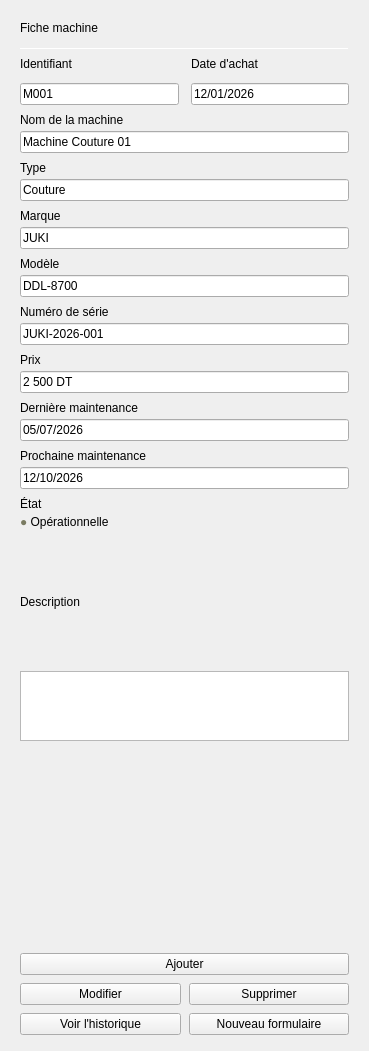
                 <widget class="QWidget" name="frameFiche">
                  <property name="geometry">
                   <rect>
                    <x>0</x>
                    <y>0</y>
                    <width>369</width>
                    <height>1051</height>
                   </rect>
                  </property>
                  <property name="minimumSize">
                   <size>
                    <width>340</width>
                    <height>0</height>
                   </size>
                  </property>
                  <layout class="QVBoxLayout" name="layoutFiche">
                   <property name="spacing">
                    <number>8</number>
                   </property>
                   <property name="leftMargin">
                    <number>20</number>
                   </property>
                   <property name="topMargin">
                    <number>16</number>
                   </property>
                   <property name="rightMargin">
                    <number>20</number>
                   </property>
                   <property name="bottomMargin">
                    <number>16</number>
                   </property>
                   <item>
                    <layout class="QHBoxLayout" name="layoutTitreFiche">
                     <property name="spacing">
                      <number>8</number>
                     </property>
                     <item>
                      <widget class="QLabel" name="labelTitreFiche">
                       <property name="text">
                        <string>Fiche machine</string>
                       </property>
                       <property name="role" stdset="0">
                        <cstring>h2</cstring>
                       </property>
                      </widget>
                     </item>
                     <item>
                      <spacer name="spacerTitreFiche">
                       <property name="orientation">
                        <enum>Qt::Orientation::Horizontal</enum>
                       </property>
                       <property name="sizeType">
                        <enum>QSizePolicy::Policy::Expanding</enum>
                       </property>
                       <property name="sizeHint" stdset="0">
                        <size>
                         <width>0</width>
                         <height>0</height>
                        </size>
                       </property>
                      </spacer>
                     </item>
                     <item>
                      <widget class="QLabel" name="labelIconeFiche">
                       <property name="minimumSize">
                        <size>
                         <width>24</width>
                         <height>24</height>
                        </size>
                       </property>
                       <property name="maximumSize">
                        <size>
                         <width>24</width>
                         <height>24</height>
                        </size>
                       </property>
                       <property name="pixmap">
                        <pixmap resource="resources.qrc">:/images/logo_mesura.png</pixmap>
                       </property>
                       <property name="scaledContents">
                        <bool>true</bool>
                       </property>
                      </widget>
                     </item>
                    </layout>
                   </item>
                   <item>
                    <widget class="QFrame" name="lineFiche1">
                     <property name="minimumSize">
                      <size>
                       <width>0</width>
                       <height>1</height>
                      </size>
                     </property>
                     <property name="maximumSize">
                      <size>
                       <width>16777215</width>
                       <height>1</height>
                      </size>
                     </property>
                     <property name="frameShape">
                      <enum>QFrame::Shape::HLine</enum>
                     </property>
                     <property name="frameShadow">
                      <enum>QFrame::Shadow::Sunken</enum>
                     </property>
                    </widget>
                   </item>
                   <item>
                    <layout class="QGridLayout" name="gridChampEntete">
                     <property name="leftMargin">
                      <number>0</number>
                     </property>
                     <property name="topMargin">
                      <number>0</number>
                     </property>
                     <property name="rightMargin">
                      <number>0</number>
                     </property>
                     <property name="bottomMargin">
                      <number>0</number>
                     </property>
                     <property name="spacing">
                      <number>12</number>
                     </property>
                     <item row="0" column="0">
                      <widget class="QLabel" name="labelIdentifiant">
                       <property name="text">
                        <string>Identifiant</string>
                       </property>
                       <property name="role" stdset="0">
                        <cstring>labelchamp</cstring>
                       </property>
                      </widget>
                     </item>
                     <item row="0" column="1">
                      <widget class="QLabel" name="labelDateAchat">
                       <property name="text">
                        <string>Date d'achat</string>
                       </property>
                       <property name="role" stdset="0">
                        <cstring>labelchamp</cstring>
                       </property>
                      </widget>
                     </item>
                     <item row="1" column="0">
                      <widget class="QLineEdit" name="lineEditIdentifiant">
                       <property name="text">
                        <string>M001</string>
                       </property>
                       <property name="readOnly">
                        <bool>true</bool>
                       </property>
                      </widget>
                     </item>
                     <item row="1" column="1">
                      <widget class="QLineEdit" name="lineEditDateAchat">
                       <property name="text">
                        <string>12/01/2026</string>
                       </property>
                       <property name="readOnly">
                        <bool>true</bool>
                       </property>
                      </widget>
                     </item>
                    </layout>
                   </item>
                   <item>
                    <layout class="QVBoxLayout" name="layoutChampNom">
                     <property name="spacing">
                      <number>4</number>
                     </property>
                     <item>
                      <widget class="QLabel" name="labelNom">
                       <property name="text">
                        <string>Nom de la machine</string>
                       </property>
                       <property name="role" stdset="0">
                        <cstring>labelchamp</cstring>
                       </property>
                      </widget>
                     </item>
                     <item>
                      <widget class="QLineEdit" name="lineEditNom">
                       <property name="text">
                        <string>Machine Couture 01</string>
                       </property>
                       <property name="readOnly">
                        <bool>true</bool>
                       </property>
                       <property name="role" stdset="0">
                        <cstring>lecture</cstring>
                       </property>
                      </widget>
                     </item>
                    </layout>
                   </item>
                   <item>
                    <layout class="QVBoxLayout" name="layoutChampType">
                     <property name="spacing">
                      <number>4</number>
                     </property>
                     <item>
                      <widget class="QLabel" name="labelType">
                       <property name="text">
                        <string>Type</string>
                       </property>
                       <property name="role" stdset="0">
                        <cstring>labelchamp</cstring>
                       </property>
                      </widget>
                     </item>
                     <item>
                      <widget class="QLineEdit" name="lineEditType">
                       <property name="text">
                        <string>Couture</string>
                       </property>
                       <property name="readOnly">
                        <bool>true</bool>
                       </property>
                       <property name="role" stdset="0">
                        <cstring>lecture</cstring>
                       </property>
                      </widget>
                     </item>
                    </layout>
                   </item>
                   <item>
                    <layout class="QVBoxLayout" name="layoutChampMarque">
                     <property name="spacing">
                      <number>4</number>
                     </property>
                     <item>
                      <widget class="QLabel" name="labelMarque">
                       <property name="text">
                        <string>Marque</string>
                       </property>
                       <property name="role" stdset="0">
                        <cstring>labelchamp</cstring>
                       </property>
                      </widget>
                     </item>
                     <item>
                      <widget class="QLineEdit" name="lineEditMarque">
                       <property name="text">
                        <string>JUKI</string>
                       </property>
                       <property name="readOnly">
                        <bool>true</bool>
                       </property>
                       <property name="role" stdset="0">
                        <cstring>lecture</cstring>
                       </property>
                      </widget>
                     </item>
                    </layout>
                   </item>
                   <item>
                    <layout class="QVBoxLayout" name="layoutChampModele">
                     <property name="spacing">
                      <number>4</number>
                     </property>
                     <item>
                      <widget class="QLabel" name="labelModele">
                       <property name="text">
                        <string>Modèle</string>
                       </property>
                       <property name="role" stdset="0">
                        <cstring>labelchamp</cstring>
                       </property>
                      </widget>
                     </item>
                     <item>
                      <widget class="QLineEdit" name="lineEditModele">
                       <property name="text">
                        <string>DDL-8700</string>
                       </property>
                       <property name="readOnly">
                        <bool>true</bool>
                       </property>
                       <property name="role" stdset="0">
                        <cstring>lecture</cstring>
                       </property>
                      </widget>
                     </item>
                    </layout>
                   </item>
                   <item>
                    <layout class="QVBoxLayout" name="layoutChampNumSerie">
                     <property name="spacing">
                      <number>4</number>
                     </property>
                     <item>
                      <widget class="QLabel" name="labelNumSerie">
                       <property name="text">
                        <string>Numéro de série</string>
                       </property>
                       <property name="role" stdset="0">
                        <cstring>labelchamp</cstring>
                       </property>
                      </widget>
                     </item>
                     <item>
                      <widget class="QLineEdit" name="lineEditNumSerie">
                       <property name="text">
                        <string>JUKI-2026-001</string>
                       </property>
                       <property name="readOnly">
                        <bool>true</bool>
                       </property>
                       <property name="role" stdset="0">
                        <cstring>lecture</cstring>
                       </property>
                      </widget>
                     </item>
                    </layout>
                   </item>
                   <item>
                    <layout class="QVBoxLayout" name="layoutChampPrix">
                     <property name="spacing">
                      <number>4</number>
                     </property>
                     <item>
                      <widget class="QLabel" name="labelPrix">
                       <property name="text">
                        <string>Prix</string>
                       </property>
                       <property name="role" stdset="0">
                        <cstring>labelchamp</cstring>
                       </property>
                      </widget>
                     </item>
                     <item>
                      <widget class="QLineEdit" name="lineEditPrix">
                       <property name="text">
                        <string>2 500 DT</string>
                       </property>
                       <property name="readOnly">
                        <bool>true</bool>
                       </property>
                       <property name="role" stdset="0">
                        <cstring>lecture</cstring>
                       </property>
                      </widget>
                     </item>
                    </layout>
                   </item>
                   <item>
                    <layout class="QVBoxLayout" name="layoutChampDerniere">
                     <property name="spacing">
                      <number>4</number>
                     </property>
                     <item>
                      <widget class="QLabel" name="labelDerniere">
                       <property name="text">
                        <string>Dernière maintenance</string>
                       </property>
                       <property name="role" stdset="0">
                        <cstring>labelchamp</cstring>
                       </property>
                      </widget>
                     </item>
                     <item>
                      <widget class="QLineEdit" name="lineEditDerniere">
                       <property name="text">
                        <string>05/07/2026</string>
                       </property>
                       <property name="readOnly">
                        <bool>true</bool>
                       </property>
                       <property name="role" stdset="0">
                        <cstring>lecture</cstring>
                       </property>
                      </widget>
                     </item>
                    </layout>
                   </item>
                   <item>
                    <layout class="QVBoxLayout" name="layoutChampProchaine">
                     <property name="spacing">
                      <number>4</number>
                     </property>
                     <item>
                      <widget class="QLabel" name="labelProchaine">
                       <property name="text">
                        <string>Prochaine maintenance</string>
                       </property>
                       <property name="role" stdset="0">
                        <cstring>labelchamp</cstring>
                       </property>
                      </widget>
                     </item>
                     <item>
                      <widget class="QLineEdit" name="lineEditProchaine">
                       <property name="text">
                        <string>12/10/2026</string>
                       </property>
                       <property name="readOnly">
                        <bool>true</bool>
                       </property>
                       <property name="role" stdset="0">
                        <cstring>lecture</cstring>
                       </property>
                      </widget>
                     </item>
                    </layout>
                   </item>
                   <item>
                    <layout class="QVBoxLayout" name="layoutEtat">
                     <property name="spacing">
                      <number>4</number>
                     </property>
                     <item>
                      <widget class="QLabel" name="labelEtat">
                       <property name="text">
                        <string>État</string>
                       </property>
                       <property name="role" stdset="0">
                        <cstring>labelchamp</cstring>
                       </property>
                      </widget>
                     </item>
                     <item>
                      <widget class="QLabel" name="labelEtatValeur">
                       <property name="text">
                        <string>&lt;font color=&quot;#7A7B62&quot;&gt;●&lt;/font&gt;  Opérationnelle</string>
                       </property>
                       <property name="role" stdset="0">
                        <cstring>ficheValeur</cstring>
                       </property>
                      </widget>
                     </item>
                    </layout>
                   </item>
                   <item>
                    <layout class="QVBoxLayout" name="layoutDescription">
                     <property name="spacing">
                      <number>4</number>
                     </property>
                     <item>
                      <widget class="QLabel" name="labelDescription">
                       <property name="text">
                        <string>Description</string>
                       </property>
                       <property name="role" stdset="0">
                        <cstring>labelchamp</cstring>
                       </property>
                      </widget>
                     </item>
                     <item>
                      <widget class="QTextEdit" name="textEditDescription">
                       <property name="minimumSize">
                        <size>
                         <width>0</width>
                         <height>56</height>
                        </size>
                       </property>
                       <property name="maximumSize">
                        <size>
                         <width>16777215</width>
                         <height>70</height>
                        </size>
                       </property>
                       <property name="readOnly">
                        <bool>true</bool>
                       </property>
                       <property name="text" stdset="0">
                        <string>Machine principale de l'atelier, utilisée pour tous les montages de base.</string>
                       </property>
                      </widget>
                     </item>
                    </layout>
                   </item>
                   <item>
                    <spacer name="spacerFiche">
                     <property name="orientation">
                      <enum>Qt::Orientation::Vertical</enum>
                     </property>
                     <property name="sizeType">
                      <enum>QSizePolicy::Policy::Expanding</enum>
                     </property>
                     <property name="sizeHint" stdset="0">
                      <size>
                       <width>0</width>
                       <height>0</height>
                      </size>
                     </property>
                    </spacer>
                   </item>
                   <item>
                    <widget class="QPushButton" name="btnAjouter">
                     <property name="sizePolicy">
                      <sizepolicy hsizetype="Expanding" vsizetype="Fixed">
                       <horstretch>0</horstretch>
                       <verstretch>0</verstretch>
                      </sizepolicy>
                     </property>
                     <property name="cursor">
                      <cursorShape>PointingHandCursor</cursorShape>
                     </property>
                     <property name="text">
                      <string>Ajouter</string>
                     </property>
                     <property name="role" stdset="0">
                      <cstring>principal</cstring>
                     </property>
                    </widget>
                   </item>
                   <item>
                    <layout class="QHBoxLayout" name="layoutBoutonsLigne1">
                     <property name="spacing">
                      <number>8</number>
                     </property>
                     <item>
                      <widget class="QPushButton" name="btnModifier">
                       <property name="sizePolicy">
                        <sizepolicy hsizetype="Expanding" vsizetype="Fixed">
                         <horstretch>0</horstretch>
                         <verstretch>0</verstretch>
                        </sizepolicy>
                       </property>
                       <property name="cursor">
                        <cursorShape>PointingHandCursor</cursorShape>
                       </property>
                       <property name="text">
                        <string>Modifier</string>
                       </property>
                       <property name="role" stdset="0">
                        <cstring>secondaire</cstring>
                       </property>
                      </widget>
                     </item>
                     <item>
                      <widget class="QPushButton" name="btnSupprimer">
                       <property name="sizePolicy">
                        <sizepolicy hsizetype="Expanding" vsizetype="Fixed">
                         <horstretch>0</horstretch>
                         <verstretch>0</verstretch>
                        </sizepolicy>
                       </property>
                       <property name="cursor">
                        <cursorShape>PointingHandCursor</cursorShape>
                       </property>
                       <property name="text">
                        <string>Supprimer</string>
                       </property>
                       <property name="role" stdset="0">
                        <cstring>danger</cstring>
                       </property>
                      </widget>
                     </item>
                    </layout>
                   </item>
                   <item>
                    <layout class="QHBoxLayout" name="layoutBoutonsLigne2">
                     <property name="spacing">
                      <number>8</number>
                     </property>
                     <item>
                      <widget class="QPushButton" name="btnHistorique">
                       <property name="sizePolicy">
                        <sizepolicy hsizetype="Expanding" vsizetype="Fixed">
                         <horstretch>0</horstretch>
                         <verstretch>0</verstretch>
                        </sizepolicy>
                       </property>
                       <property name="cursor">
                        <cursorShape>PointingHandCursor</cursorShape>
                       </property>
                       <property name="text">
                        <string>Voir l'historique</string>
                       </property>
                       <property name="role" stdset="0">
                        <cstring>secondaire</cstring>
                       </property>
                      </widget>
                     </item>
                     <item>
                      <widget class="QPushButton" name="btnNouveauFormulaire">
                       <property name="sizePolicy">
                        <sizepolicy hsizetype="Expanding" vsizetype="Fixed">
                         <horstretch>0</horstretch>
                         <verstretch>0</verstretch>
                        </sizepolicy>
                       </property>
                       <property name="cursor">
                        <cursorShape>PointingHandCursor</cursorShape>
                       </property>
                       <property name="text">
                        <string>Nouveau formulaire</string>
                       </property>
                       <property name="role" stdset="0">
                        <cstring>fantome</cstring>
                       </property>
                      </widget>
                     </item>
                    </layout>
                   </item>
                  </layout>
                 </widget>
